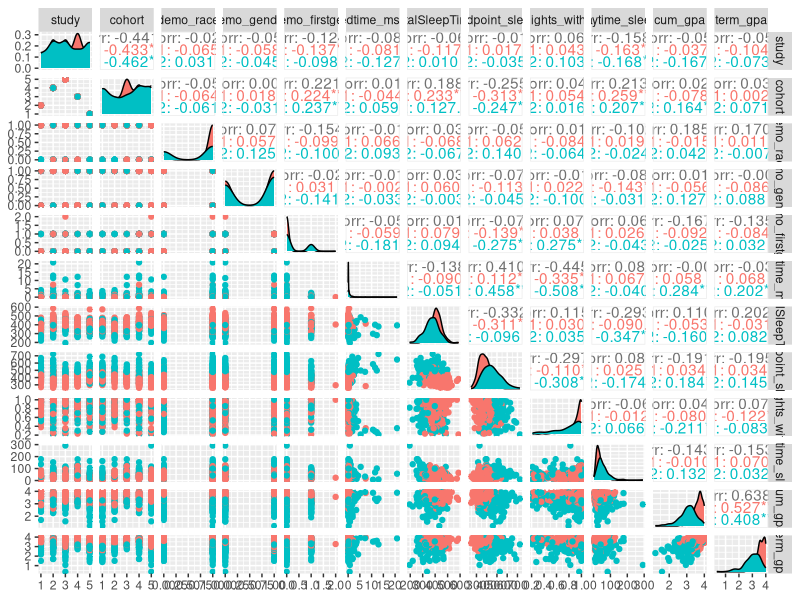

Here is the R script that generated this plot:
## ---- chunk 1
knitr::opts_chunk$set(echo = TRUE)
## ---- chunk 2
df<-read.csv("cmu-sleep.csv")
sapply(df, function(x) sum(is.na(x)))
## ---- chunk 3
library(tidyr)
head(df)
df = subset(df, select = -c(term_units, Zterm_units_ZofZ, subject_id))
df$demo_race[is.na(df$demo_race)] <- median(df$demo_race,na.rm = TRUE)
df$demo_gender[is.na(df$demo_gender)] <- median(df$demo_gender,na.rm = TRUE)
df$demo_firstgen[is.na(df$demo_firstgen)] <- median(df$demo_firstgen,na.rm = TRUE)
a<-unique(df$cohort)
df$cohort<- as.integer(factor(df$cohort))
names(df)
for (i in names(df)){
  print(table(df[i]))
  }
## ---- chunk 4
suppressMessages(library(GGally))
suppressMessages(library(cluster))
df.new<-scale(df)
set.seed(25)
km2.out<-kmeans(df.new, 2, nstart = 20)
ggpairs(df,progress=FALSE,mapping=aes(color=factor(km2.out$cluster)))
## ---- chunk 5

